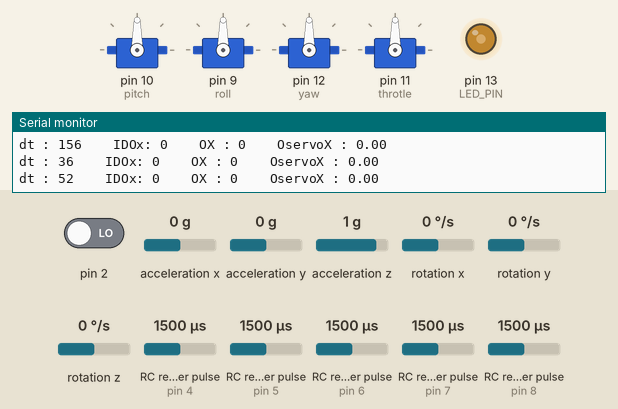
This sketch was run on a simulated Arduino Uno, built with avr-gcc and run on an emulated ATmega328P. Parts: 4 × servo, output pins drawn as LEDs (lit = HIGH), the last lines printed to the serial monitor. Wiring (inferred from the names in the program): 5 × RC receiver channel: data pin 4 / data pin 5 / data pin 6 / data pin 7 / data pin 8. The inputs (shaded band) are chosen by the test bench; at power-on: acceleration y 0 g, RC receiver pulse (sensors on pin 7, pin 6, pin 4, pin 5, pin 8) 1500 µs, pin 2 LOW, acceleration x 0 g, acceleration z 1 g, rotation x 0 °/s, rotation y 0 °/s, rotation z 0 °/s. The sensor or clock chip raises its interrupt line as the real part does.

Above: at 1.7 s.
1.8 s: acceleration y set to -1.4 g
At 4.46 s:
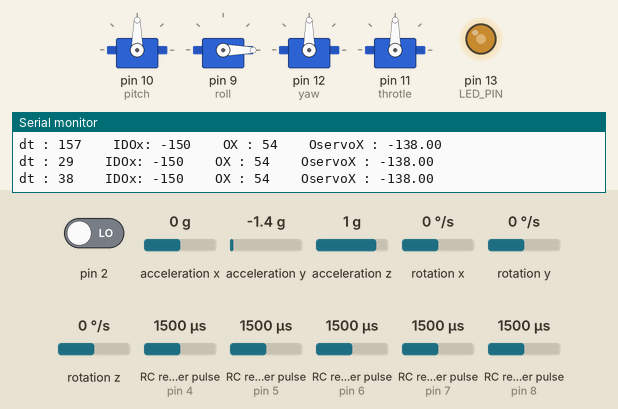
4.8 s: acceleration y set to 0 g
At 5.1 s:
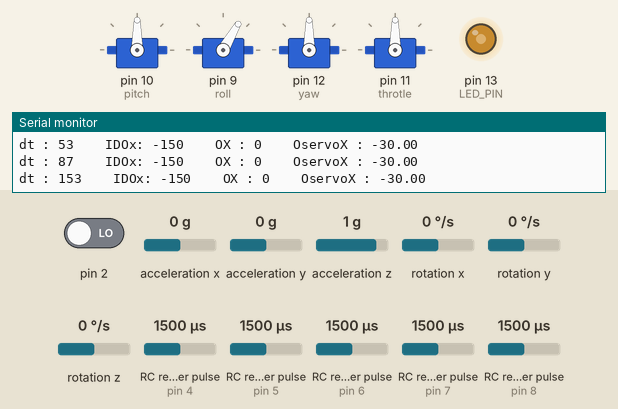
7.8 s: RC receiver pulse (sensor on pin 7) set to 1980 µs
At 8.01 s:
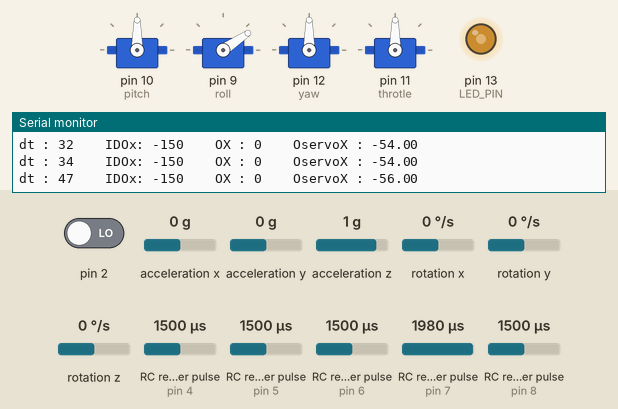
10.8 s: RC receiver pulse (sensor on pin 6) set to 1250 µs
13.8 s: RC receiver pulse (sensor on pin 7) set to 1500 µs
At 14.12 s:
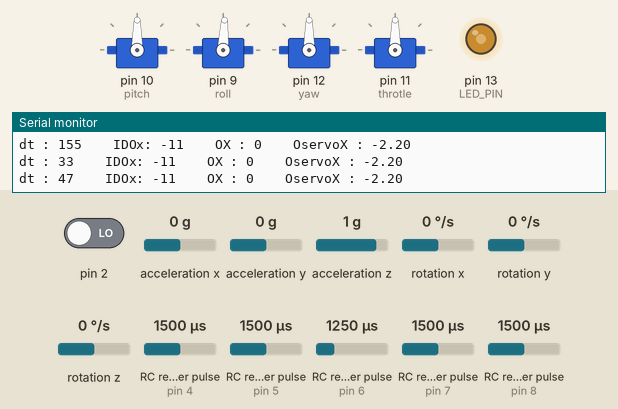
16.8 s: acceleration y set to 0.8 g
At 17.21 s:
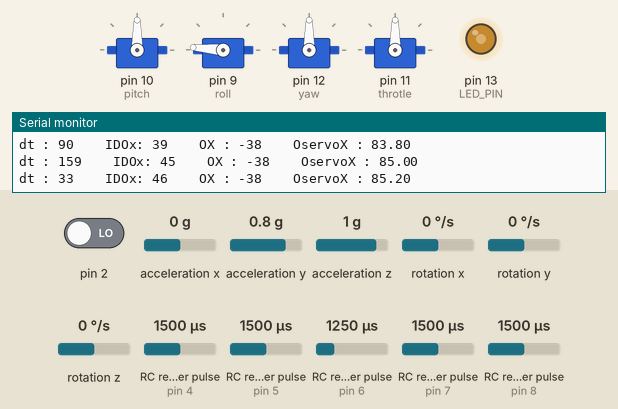
Timing chart, 0 to 20.8 s (numbered marks = the images above; inputs shaded):
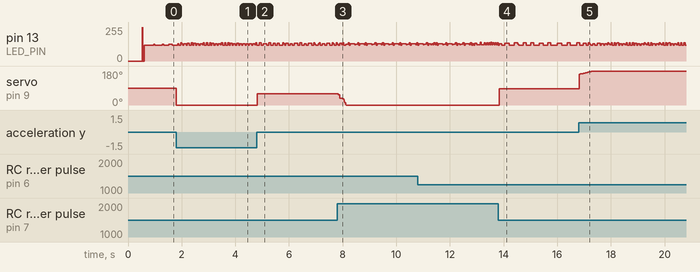

The sketch:

operating3.ino
```cpp
//Aircraft Stabilizer
//Servo
#include <Servo.h>
#include "MPU6050_6Axis_MotionApps20.h"
#include "I2Cdev.h"
#include <PinChangeInt.h>

#define SERIAL_PORT_SPEED 115200

#if I2CDEV_IMPLEMENTATION == I2CDEV_ARDUINO_WIRE
    #include "Wire.h"
#endif

Servo myservoRoll; // Roll
Servo myservoPitch; // Pitch
Servo myservoYaw;
Servo myservoThrotle;

//list of pwm pin
#define roll 9
#define pitch 10
#define throtle 11
#define yaw 12

//var used by receiver

#define RC_NUM_CHANNELS  6

#define RC_CH1  0
#define RC_CH2  1
#define RC_CH3  2
#define RC_CH4  3
#define RC_CH5  4
#define RC_CH6  5

#define RC_CH1_INPUT 3
#define RC_CH2_INPUT 4
#define RC_CH3_INPUT 5
#define RC_CH4_INPUT 6
#define RC_CH5_INPUT 7
#define RC_CH6_INPUT 8

int rc_values[RC_NUM_CHANNELS];
uint32_t rc_start[RC_NUM_CHANNELS];
volatile uint16_t rc_shared[RC_NUM_CHANNELS];

#define env 100

MPU6050 mpu;
//MPU6050 mpu(0x69); // <-- use for AD0 high

#define OUTPUT_READABLE_YAWPITCHROLL

#define LED_PIN 13 // (Arduino is 13, Teensy is 11, Teensy++ is 6)
bool blinkState = false;

// MPU control/status vars
bool dmpReady = false;  // set true if DMP init was successful
uint8_t mpuIntStatus;   // holds actual interrupt status byte from MPU
uint8_t devStatus;      // return status after each device operation (0 = success, !0 = error)
uint16_t packetSize;    // expected DMP packet size (default is 42 bytes)
uint16_t fifoCount;     // count of all bytes currently in FIFO
uint8_t fifoBuffer[64]; // FIFO storage buffer

// orientation/motion vars
Quaternion q;           // [w, x, y, z]         quaternion container
VectorInt16 aa;         // [x, y, z]            accel sensor measurements
VectorInt16 aaReal;     // [x, y, z]            gravity-free accel sensor measurements
VectorInt16 aaWorld;    // [x, y, z]            world-frame accel sensor measurements
VectorFloat gravity;    // [x, y, z]            gravity vector
float euler[3];         // [psi, theta, phi]    Euler angle container
float ypr[3];           // [yaw, pitch, roll]   yaw/pitch/roll container and gravity vector


//O of the plane
int Ox = 0;
int Oy = 0;
int Oz = 0;
//O of the radio
int Oradiox = 0;
int Oradioy = 0;
int Oradioz = 0;
int Xthrotle = 0;
int OVRA = 0;
//Ocomande
int Ocomandex,Ocomandey,Ocomandez;
//Oservo
float Oservox,Oservoy,Oservoz;


int DOx = 0;
int IDOx = 0;


uint8_t dt;
uint16_t t;


// packet structure for InvenSense teapot demo
uint8_t teapotPacket[14] = { '$', 0x02, 0,0, 0,0, 0,0, 0,0, 0x00, 0x00, '\r', '\n' };

// ================================================================
// ===               INTERRUPT DETECTION FOR RECIEVER           ===
// ================================================================

void rc_read_values() {
  noInterrupts();
  memcpy(rc_values, (const void *)rc_shared, sizeof(rc_shared));
  interrupts();
}

void calc_input(uint8_t channel, uint8_t input_pin) {
  if (digitalRead(input_pin) == HIGH) {
    rc_start[channel] = micros();
  } else {
    uint16_t rc_compare = (uint16_t)(micros() - rc_start[channel]);
    rc_shared[channel] = rc_compare;
  }
}

void calc_ch1() { calc_input(RC_CH1, RC_CH1_INPUT); }
void calc_ch2() { calc_input(RC_CH2, RC_CH2_INPUT); }
void calc_ch3() { calc_input(RC_CH3, RC_CH3_INPUT); }
void calc_ch4() { calc_input(RC_CH4, RC_CH4_INPUT); }
void calc_ch5() { calc_input(RC_CH5, RC_CH5_INPUT); }
void calc_ch6() { calc_input(RC_CH6, RC_CH6_INPUT); }


// ================================================================
// ===               INTERRUPT DETECTION ROUTINE                ===
// ================================================================

volatile bool mpuInterrupt = false;     // indicates whether MPU interrupt pin has gone high
void dmpDataReady() {
    mpuInterrupt = true;
}

// ================================================================
// ===                         ms to deg                        ===
// ================================================================

int degres(int t){
  return (t-1500)*18/100; // return a falue in degres centerded a 90 degres
}


// ================================================================
// ===                      INITIAL SETUP                       ===
// ================================================================

void setup() {
    // join I2C bus (I2Cdev library doesn't do this automatically)
    #if I2CDEV_IMPLEMENTATION == I2CDEV_ARDUINO_WIRE
        Wire.begin();
        TWBR = 24; // 400kHz I2C clock (200kHz if CPU is 8MHz)
    #elif I2CDEV_IMPLEMENTATION == I2CDEV_BUILTIN_FASTWIRE
        Fastwire::setup(400, true);
    #endif

//Attach servo

  myservoPitch.attach(pitch); // Attach Y servo to pin 9
  myservoRoll.attach(roll);// Attach X servo to pin 10
  myservoYaw.attach(yaw);
  myservoThrotle.attach(throtle);

//initialisation for interupts

  pinMode(RC_CH1_INPUT, INPUT);
  pinMode(RC_CH2_INPUT, INPUT);
  pinMode(RC_CH3_INPUT, INPUT);
  pinMode(RC_CH4_INPUT, INPUT);
  pinMode(RC_CH5_INPUT, INPUT);
  pinMode(RC_CH6_INPUT, INPUT);

  PCintPort::attachInterrupt(RC_CH1_INPUT, calc_ch1, CHANGE);
  PCintPort::attachInterrupt(RC_CH2_INPUT, calc_ch2, CHANGE);
  PCintPort::attachInterrupt(RC_CH3_INPUT, calc_ch3, CHANGE);
  PCintPort::attachInterrupt(RC_CH4_INPUT, calc_ch4, CHANGE);
  PCintPort::attachInterrupt(RC_CH5_INPUT, calc_ch5, CHANGE);
  PCintPort::attachInterrupt(RC_CH6_INPUT, calc_ch6, CHANGE);

    Serial.begin(SERIAL_PORT_SPEED);

    // initialize device
    Serial.println(F("Initializing I2C devices..."));
    mpu.initialize();

    // verify connection
    Serial.println(F("Testing device connections..."));
    Serial.println(mpu.testConnection() ? F("MPU6050 connection successful") : F("MPU6050 connection failed"));

    // load and configure the DMP
    Serial.println(F("Initializing DMP..."));
    devStatus = mpu.dmpInitialize();

    // supply your own gyro offsets here, scaled for min sensitivity
    mpu.setXGyroOffset(-1115);
    mpu.setYGyroOffset(-81);
    mpu.setZGyroOffset(-2);
    mpu.setZAccelOffset(516);
    //           X Accel  Y Accel  Z Accel   X Gyro   Y Gyro   Z Gyro
    //OFFSETS    -3678,     343,     516,   -1115,     -81,     -2   100T
    // make sure it worked (returns 0 if so)
    if (devStatus == 0) {
      //calculate the ofset of the gyro/axxelero
        mpu.CalibrateAccel(8);
        mpu.CalibrateGyro(8);
        mpu.PrintActiveOffsets();
        // turn on the DMP, now that it's ready
        Serial.println(F("Enabling DMP..."));
        mpu.setDMPEnabled(true);
        // enable Arduino interrupt detection
        Serial.println(F("Enabling interrupt detection (Arduino external interrupt 0)..."));
        attachInterrupt(0, dmpDataReady, RISING);
        mpuIntStatus = mpu.getIntStatus();
        // set our DMP Ready flag so the main loop() function knows it's okay to use it
        Serial.println(F("DMP ready! Waiting for first interrupt..."));
        dmpReady = true;
        // get expected DMP packet size for later comparison
        packetSize = mpu.dmpGetFIFOPacketSize();
    } else {
        // ERROR!
        // 1 = initial memory load failed
        // 2 = DMP configuration updates failed
        // (if it's going to break, usually the code will be 1)
        Serial.print(F("DMP Initialization failed (code "));
        Serial.print(devStatus);
        Serial.println(F(")"));
    }
    // configure LED for output
    pinMode(LED_PIN, OUTPUT);
}

// ================================================================
// ===                    MAIN PROGRAM LOOP                     ===
// ================================================================

void loop() {

    // if programming failed, don't try to do anything
    if (!dmpReady) return;
    // wait for MPU interrupt or extra packet(s) available
     while (!mpuInterrupt && fifoCount < packetSize) {
      rc_read_values();
      //O of the plane
      Ox = ypr[2] * -180/M_PI;
      Oy = ypr[1] * 180/M_PI;
      Oz = ypr[0] * -180/M_PI;
      //O of the radio
      Oradiox = degres(rc_values[RC_CH1]);
      Oradioy = degres(rc_values[RC_CH2]);
      Oradioz = degres (rc_values[RC_CH4]);
      Xthrotle = degres(rc_values[RC_CH3]);
      OVRA = degres(rc_values[RC_CH6]);


      dt = t-millis();
      t += dt;

      if (abs(rc_values[RC_CH5]-2000)<env ){//switch high
        // full radio control
        Ocomandex += 0.1 * Oradiox * dt * 0.001;
        Ocomandey += 0.1 * Oradioy * dt * 0.001;
        Ocomandez += 0.1 * Oradioz * dt * 0.001;
        // 0.1 => max 90 degs/s

          }

      else if(abs(rc_values[RC_CH5]-1500)<env || rc_values[RC_CH5]<env){//switch mid or no signal
        //full control from the gyro
        Ocomandex = 0;
        Ocomandey = 0;
        Ocomandez = 0;
          }

      else{//switch low
        //mixed control
        Ocomandex = Oradiox;
        Ocomandey = Oradioy;
        Ocomandez = Oradioz;
      }

      float Kx1 = 2.0;
      float Kx2 = 0.2;

      DOx = Ocomandex-Ox;
      IDOx +=  DOx * dt/1000 ;

      //limit integral to 30 degs
      if (IDOx> 30.0/Kx2 ){
        IDOx = 30.0/Kx2;
      }
      else if(IDOx< -30.0/Kx2 ){
        IDOx = -30.0/Kx2;
      }

      Oservox =  Kx1 * DOx +  Kx2 * IDOx;

      Serial.print("dt : ");Serial.print(dt);Serial.print("    ");
      Serial.print("IDOx: ");Serial.print(IDOx);Serial.print("    ");
      Serial.print("OX : ");Serial.print(Ox);Serial.print("    ");
      Serial.print("OservoX : ");Serial.print(Oservox);Serial.println("    "); myservoRoll.write(Oservox+90);
      //Serial.print("OY : ");Serial.print(Oservoy);Serial.print("    "); myservoPitch.write(Oservoy);
      //Serial.print("OZ : ");Serial.print(Oservoz);Serial.print("    "); myservoYaw.write(Oservoz);
      //Serial.print("TH : ");Serial.print(Xthrotle);Serial.print("    "); myservoThrotle.write(Xthrotle);
      //Serial.print("SW : ");Serial.print(rc_values[RC_CH5]);Serial.print("    ");
      //Serial.print("OA : ");Serial.print(OVRA);Serial.println("    ");
    }
    // reset interrupt flag and get INT_STATUS byte
    mpuInterrupt = false;
    mpuIntStatus = mpu.getIntStatus();
    // get current FIFO count
    fifoCount = mpu.getFIFOCount();
    // check for overflow (this should never happen unless our code is too inefficient)
    if ((mpuIntStatus & 0x10) || fifoCount == 1024) {
        // reset so we can continue cleanly
        mpu.resetFIFO();
        Serial.println(F("FIFO overflow!"));

    // otherwise, check for DMP data ready interrupt (this should happen frequently)
    } else if (mpuIntStatus & 0x02) {
        // wait for correct available data length, should be a VERY short wait
        while (fifoCount < packetSize) fifoCount = mpu.getFIFOCount();
        // read a packet from FIFO
        mpu.getFIFOBytes(fifoBuffer, packetSize);
        // track FIFO count here in case there is > 1 packet available
        // (this lets us immediately read more without waiting for an interrupt)
        fifoCount -= packetSize;
        #ifdef OUTPUT_READABLE_YAWPITCHROLL
            // calculate euler angle
            mpu.dmpGetQuaternion(&q, fifoBuffer);
            mpu.dmpGetGravity(&gravity, &q);
            mpu.dmpGetYawPitchRoll(ypr, &q, &gravity);
        #endif

        // blink LED to indicate activity
        blinkState = !blinkState;
        digitalWrite(LED_PIN, blinkState);
    }
}
```

Measured:
- after the input at 1.8 s, servo on pin 9 (roll): 90° → 0° at once
- after the input at 4.8 s, servo on pin 9 (roll): 0° → 60° at once
- after the input at 7.8 s, servo on pin 9 (roll): moves from 60° to 0° over 0.30 s, starting at once
- after the input at 13.8 s, servo on pin 9 (roll): 0° → 87° after 0.05 s
- after the input at 16.8 s, servo on pin 9 (roll): moves from 87° to 180° over 0.53 s, starting at once
